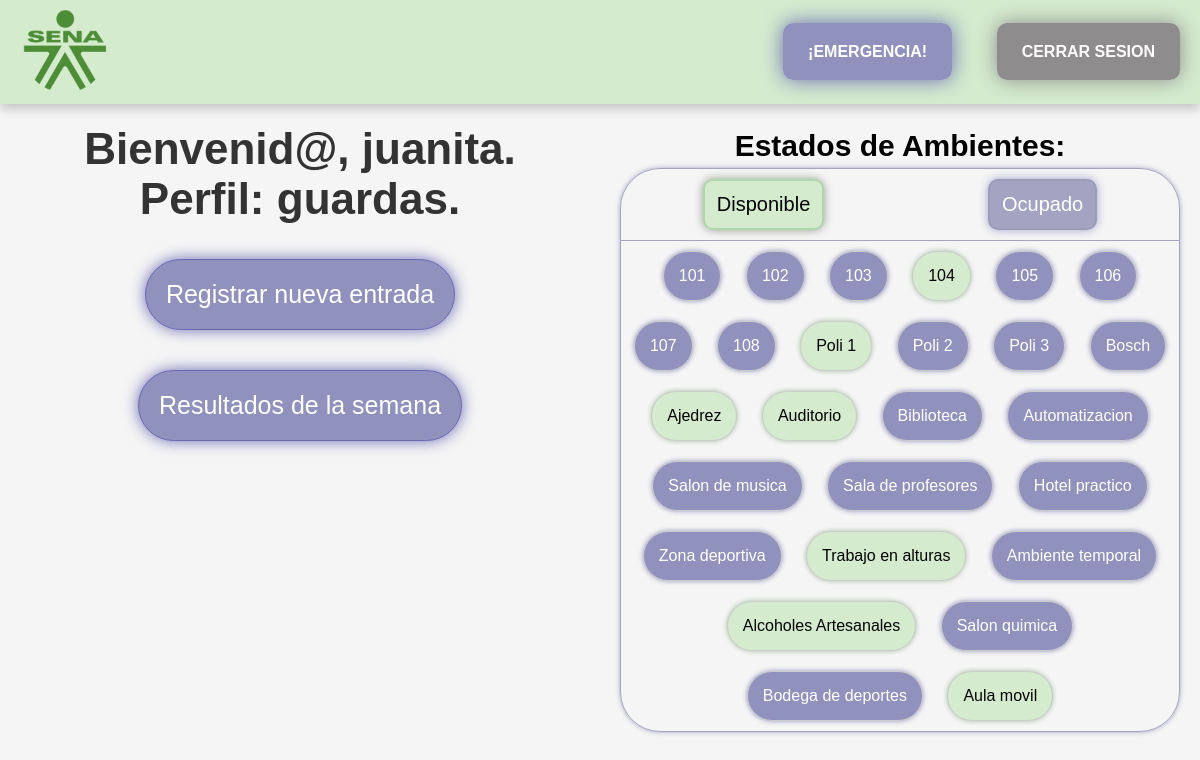
Screenshot of /Views/dashboard.php (signed in) with the database file from the repository.
### tables this page shows
CREATE TABLE `ambientes` (
  `Id_ambiente` int(11) NOT NULL,
  `nombre_ambiente` varchar(100) NOT NULL,
  `disponible` tinyint(1) NOT NULL DEFAULT 1
);

### Views/dashboard.php (the view, shortened to what this page needs)
<?php
$db = new Database();
$conn = $db->getConnection();
$query = "SELECT * FROM ambientes";
$result = $conn->query($query);
$ambientes = $result->fetch_all(MYSQLI_ASSOC);
?>
<!DOCTYPE html>
<html lang="es">
<head>
    <link rel="stylesheet" href="css/style2.css">
</head>
<body>
    <header>
        <div class="logo">
            <img src="img/logoSena.png" alt="Logo">
        </div>
        <div class="header-btn">
            <a class="header-btn_help" href="" target="_blank"><i class="fab fa-github"></i>¡EMERGENCIA!</a>
            <a class="header-btn_logout" href="../php/logout.php">CERRAR SESION</a>
        </div>
    </header>
    <main>
    <section class="seccion-izquierda">
            <h1>Bienvenid@, <?php echo $_SESSION['nombre_completo'];?>.</h1>
            <h1>Perfil: <?php echo $_SESSION['perfil'];?>.</h1>
            <div class="btn-1">
                <a href="registro_entrada.php" class="boton">Registrar nueva entrada</a>
                <a href="descargar_pdf.php" class="boton">Resultados de la semana</a>
            </div>
         </section>
        <section class="seccion-derecha">
            <h2>Estados de Ambientes:</h2>
            <div class="box-ambiente">
                <div class="on-off">
                    <span class="on"> Disponible</span>
                    <span class="off"> Ocupado</span>
                </div>
                <div id="ambientes">
                    <?php foreach ($ambientes as $ambiente): ?>
                        <div
                            class="ambiente <?php echo $ambiente['disponible'] ? 'libre' : 'ocupado'; ?>"
                            data-id="<?php echo $ambiente['Id_ambiente']; ?>"
                            onclick="toggleAmbiente(<?php echo $ambiente['Id_ambiente']; ?>)"
                        >
                            <?php echo $ambiente['nombre_ambiente']; ?>
                        </div>
                    <?php endforeach; ?>
                </div>
            </div>
        </section>
    </main>
</body>
</html>

### Views/css/style2.css (style rules this page uses)
body { margin: 0; padding: 0; background-color: #F5F5F5; font-family: 'Montserrat', sans-serif; }
header { display: flex; justify-content: space-between; align-items: center; background-color: #D4EBCE;; box-shadow: 0 5px 10px 0 rgba(0, 0, 0, 0.2); }
.logo img { padding-left: 15px; width: 100px; height: 100px; }
.header-btn_help { background-color: #9191bd; margin: 20px; padding: 20px 25px; font-size: 16px; text-decoration: none; color: #fff; font-weight: bold; border-radius: 10px; box-shadow: 0 0 20px 0 #6a6ab4; transition: 0.5s; transition-property: background-color, font-size; transition-property: all; }
.header-btn_logout { background-color: #8e8c8c; margin: 20px; padding: 20px 25px; font-size: 16px; text-decoration: none; color: #fff; font-weight: bold; border-radius: 10px; box-shadow: 0 0 20px 0 #8e8c8c; transition: 0.5s; transition-property: background-color, font-size; transition-property: all; }
h1 { margin: 0; text-align: center; color: #333; font-size: 44px; }
main { display: flex; flex-wrap: wrap; justify-content: flex-start; overflow: hidden; }
.seccion-izquierda, .seccion-derecha { flex: 1; padding: 20px; margin: 0; box-sizing: border-box; display: flex; flex-direction: column; align-items: center; text-align: center; }
.btn-1 { margin-top: 15px; }
.btn-1 a { border-radius: 40px; border: 1px solid #6a6ab4; box-shadow: 0 0 15px 0 #6a6ab4; transition-duration: 1s; transition-property: border, font-size, box-shadow; }
.boton { display: inline-block; background-color: #9191bd; color: #fff; text-decoration: none; padding: 20px; margin: 20px; border: none; border-radius: 40px; font-size: 16px; cursor: pointer; transition: background-color 0.3s ease; white-space: nowrap; align-items: center; font-size: 25px; }
span { font-size: 25px; padding: 10px; }
.ambiente { padding: 10px; margin: 10px; border: 1px solid #ccc; display: inline-block; cursor: pointer; border-radius: 40px; }
.seccion-derecha h2 { font-size: 30px; margin: 5px; }
.box-ambiente { border: 1px solid #a4a4c2; border-radius: 40px; box-shadow: 0 0 5px 0 #a4a4c2; }
.on-off { font-size: 12px; display: flex; justify-content:space-around; border-bottom: 1px solid #a4a4c2; }
.on { background-color: #D4EBCE; font-size: 20px; margin: 10px; padding: 12px; border-radius: 10px; border: 2px solid #b0d7ac; box-shadow: 0 0 10px 0 #929c90; transition: 1s; transition-property: background-color; }
.off { background-color: #a4a4c2; color: #fff; font-size: 20px; margin: 10px; padding: 12px; border-radius: 10px; border: 2px solid #9c9cba; box-shadow: 0 0 10px 0 #a1a1ce; transition: 1s; transition-property: background-color; }
.ocupado { background-color: #9191bd; color: white; border-radius: 40px; padding: 15px; box-shadow: 0 0 5px 0 #9191bd; transition-duration: 0.7s; transition-property: background-color; }
.libre { background-color: #D4EBCE; color: rgb(4, 4, 4); border-radius: 40px; padding: 15px; box-shadow: 0 0 5px 0 #a3bba1; transition-duration: 0.7s; transition-property: background-color; }

### rows the page displays
ambientes: nombre_ambiente "101"
ambientes: nombre_ambiente "102"
ambientes: nombre_ambiente "103"
ambientes: nombre_ambiente "104"
ambientes: nombre_ambiente "105"
ambientes: nombre_ambiente "106"
ambientes: nombre_ambiente "107"
ambientes: nombre_ambiente "108"
ambientes: nombre_ambiente "Poli 1"
ambientes: nombre_ambiente "Poli 2"
ambientes: nombre_ambiente "Poli 3"
ambientes: nombre_ambiente "Bosch"
ambientes: nombre_ambiente "Ajedrez"
ambientes: nombre_ambiente "Auditorio"
ambientes: nombre_ambiente "Biblioteca"
ambientes: nombre_ambiente "Automatizacion"
ambientes: nombre_ambiente "Salon de musica"
ambientes: nombre_ambiente "Sala de profesores"
ambientes: nombre_ambiente "Hotel practico"
ambientes: nombre_ambiente "Zona deportiva"
ambientes: nombre_ambiente "Trabajo en alturas"
ambientes: nombre_ambiente "Ambiente temporal"
ambientes: nombre_ambiente "Alcoholes Artesanales"
ambientes: nombre_ambiente "Salon quimica"
ambientes: nombre_ambiente "Bodega de deportes"
ambientes: nombre_ambiente "Aula movil"

### other values shown
$_SESSION['nombre_completo'] "juanita"
$_SESSION['perfil'] "guardas"
